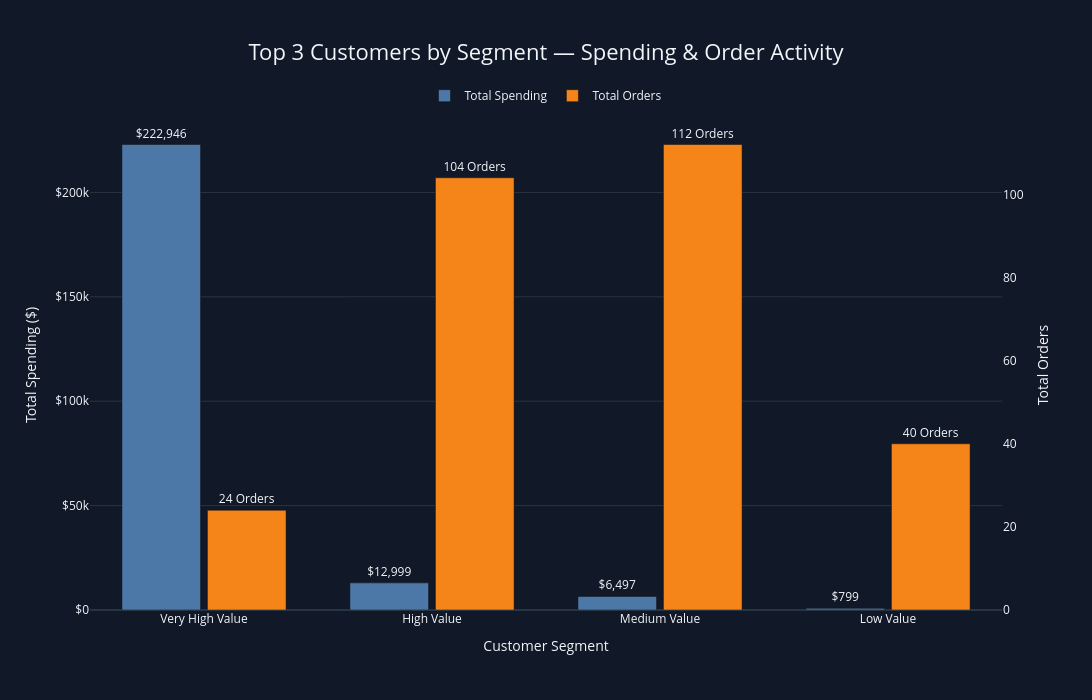

The notebook cell saved with this chart:
### Markdown cell above
### 25. Segment customers based on their total spending, rank customers within each segment, identify the top 3 customers from each segment, and compare their total spending, total orders, and average order value.

### Code cell
import pandas as pd
import plotly.graph_objects as go

query = """
WITH customer_info AS (
    SELECT *,
        DENSE_RANK() OVER (
            PARTITION BY customer_segment
            ORDER BY total_spending DESC
        ) AS spending_ranked
    FROM (
        SELECT 
            customers.customer_id,
            COUNT(orders.order_id) AS total_orders,
            ROUND(SUM(payments.payment_value), 2) AS total_spending,
            ROUND(AVG(payments.payment_value), 2) AS avg_order_value,

            CASE
                WHEN ROUND(SUM(payments.payment_value), 2) < 200
                    THEN "Low Value"
                WHEN ROUND(SUM(payments.payment_value), 2) BETWEEN 200 AND 499.99
                    THEN "Medium Value"
                WHEN ROUND(SUM(payments.payment_value), 2) BETWEEN 500 AND 1000
                    THEN "High Value"
                ELSE "Very High Value"
            END AS customer_segment

        FROM customers
        JOIN orders
            ON customers.customer_id = orders.customer_id
        JOIN payments
            ON payments.order_id = orders.order_id

        GROUP BY customers.customer_id
    ) AS customer_data
),

cus_ranked AS (
    SELECT *
    FROM customer_info
    WHERE spending_ranked <= 3
)

SELECT 
    customer_segment,
    ROUND(SUM(total_spending), 2) AS total_spent,
    SUM(total_orders) AS total_orders,
    ROUND(AVG(avg_order_value), 2) AS avg_order_value
FROM cus_ranked
GROUP BY customer_segment
ORDER BY total_spent DESC;
"""

# Execute SQL
cur.execute(query)
data = cur.fetchall()

# DataFrame
df = pd.DataFrame(
    data,
    columns=[
        "customer_segment",
        "total_spent",
        "total_orders",
        "avg_order_value"
    ]
)

display(df)

# --------------------------------------------------
# PLOTLY VISUALIZATION
# --------------------------------------------------

fig = go.Figure()

# Total Spending
fig.add_trace(
    go.Bar(
        x=df["customer_segment"],
        y=df["total_spent"],
        name="Total Spending",
        marker_color="#4C78A8",
        text=[f"${x:,.0f}" for x in df["total_spent"]],
        textposition="outside",
        offsetgroup="spending",
        hovertemplate=(
            "<b>%{x}</b><br>"
            "Total Spending: $%{y:,.2f}"
            "<extra></extra>"
        )
    )
)

# Total Orders
fig.add_trace(
    go.Bar(
        x=df["customer_segment"],
        y=df["total_orders"],
        name="Total Orders",
        marker_color="#F58518",
        text=[f"{x} Orders" for x in df["total_orders"]],
        textposition="outside",
        offsetgroup="orders",
        yaxis="y2",
        hovertemplate=(
            "<b>%{x}</b><br>"
            "Total Orders: %{y}<br>"
            "<extra></extra>"
        )
    )
)

# --------------------------------------------------
# LAYOUT
# --------------------------------------------------

fig.update_layout(
    title=dict(
        text="Top 3 Customers by Segment — Spending & Order Activity",
        x=0.5,
        font=dict(size=22)
    ),

    xaxis=dict(
        title="Customer Segment",
        tickfont=dict(size=12)
    ),

    # Spending axis
    yaxis=dict(
        title="Total Spending ($)",
        tickprefix="$",
        separatethousands=True,
        rangemode="tozero"
    ),

    # Orders axis
    yaxis2=dict(
        title="Total Orders",
        overlaying="y",
        side="right",
        rangemode="tozero",
        showgrid=False
    ),

    # IMPORTANT
    barmode="group",
    bargap=0.25,
    bargroupgap=0.08,

    width=1200,
    height=700,

    template="plotly_dark",

    plot_bgcolor="#111827",
    paper_bgcolor="#111827",

    legend=dict(
        orientation="h",
        yanchor="bottom",
        y=1.02,
        xanchor="center",
        x=0.5,
        font=dict(size=12)
    ),

    margin=dict(
        l=90,
        r=90,
        t=120,
        b=90
    )
)

fig.show()

### Figure 1 — Plotly figure (JSON) as saved in the notebook; plotly's stock layout.template omitted (floating-point values rounded to 4 significant figures)
{"data": [{"hovertemplate": "<b>%{x}</b><br>Total Spending: $%{y:,.2f}<extra></extra>", "marker": {"color": "#4C78A8"}, "name": "Total Spending", "offsetgroup": "spending", "text": ["$222,946", "$12,999", "$6,497", "$799"], "textposition": "outside", "type": "bar", "x": ["Very High Value", "High Value", "Medium Value", "Low Value"], "y": [222900.0, 13000.0, 6497.0, 799.0]}, {"hovertemplate": "<b>%{x}</b><br>Total Orders: %{y}<br><extra></extra>", "marker": {"color": "#F58518"}, "name": "Total Orders", "offsetgroup": "orders", "text": ["24 Orders", "104 Orders", "112 Orders", "40 Orders"], "textposition": "outside", "type": "bar", "x": ["Very High Value", "High Value", "Medium Value", "Low Value"], "y": [24, 104, 112, 40], "yaxis": "y2"}], "layout": {"bargap": 0.25, "bargroupgap": 0.08, "barmode": "group", "height": 700, "legend": {"font": {"size": 12}, "orientation": "h", "x": 0.5, "xanchor": "center", "y": 1.02, "yanchor": "bottom"}, "margin": {"b": 90, "l": 90, "r": 90, "t": 120}, "paper_bgcolor": "#111827", "plot_bgcolor": "#111827", "title": {"font": {"size": 22}, "text": "Top 3 Customers by Segment — Spending & Order Activity", "x": 0.5}, "width": 1200, "xaxis": {"tickfont": {"size": 12}, "title": {"text": "Customer Segment"}}, "yaxis": {"rangemode": "tozero", "separatethousands": true, "tickprefix": "$", "title": {"text": "Total Spending ($)"}}, "yaxis2": {"overlaying": "y", "rangemode": "tozero", "showgrid": false, "side": "right", "title": {"text": "Total Orders"}}}}
